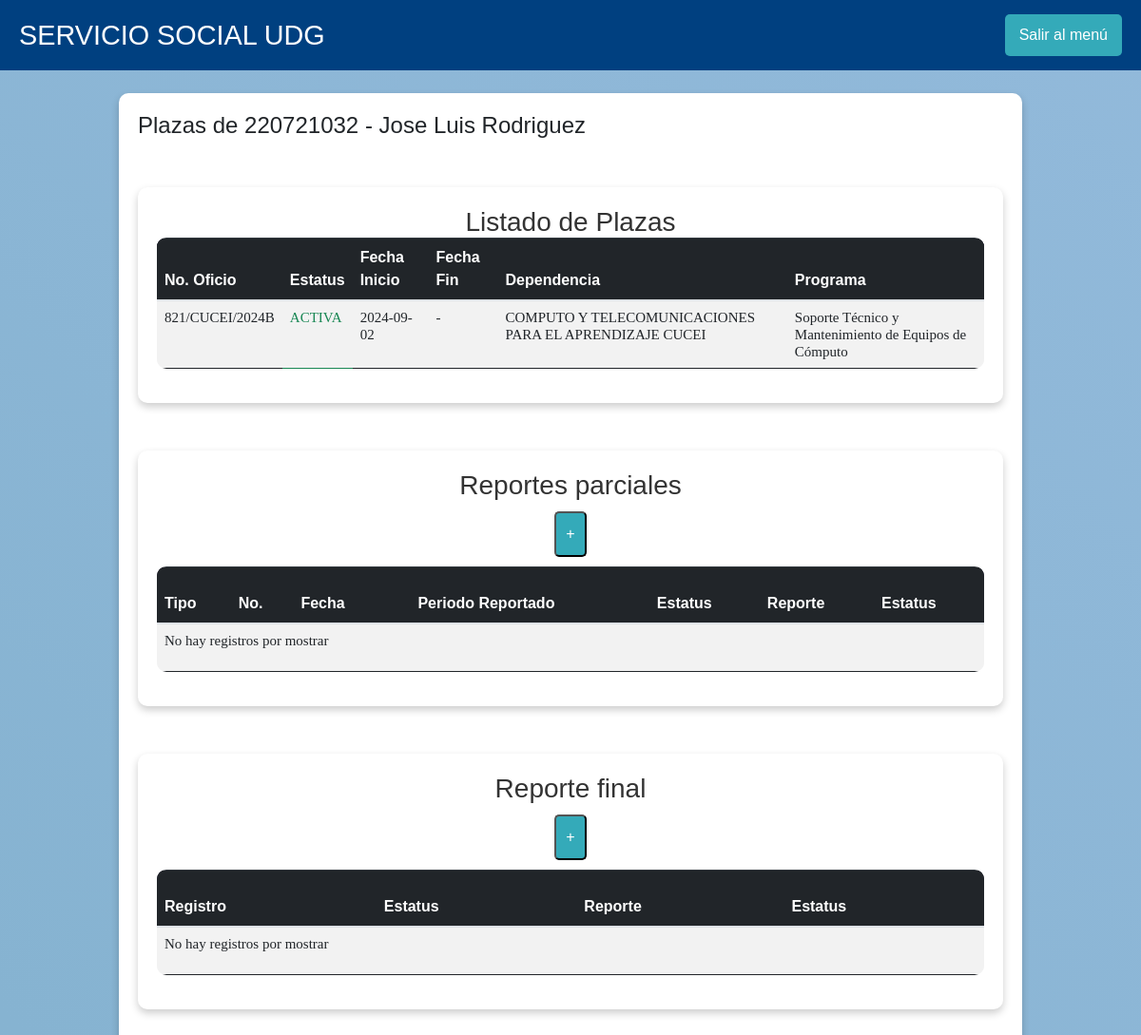
The app's page /src/listado_plazas.php (signed in) with its own data.
### tables this page shows
CREATE TABLE IF NOT EXISTS `alumno` (
  `codigoAlumno` int NOT NULL,
  `nombreAlumno` varchar(50) NOT NULL,
  `curp` varchar(50) NOT NULL,
  `domicilio` varchar(50) NOT NULL,
  `fechaNac` date NOT NULL,
  `colonia` varchar(50) NOT NULL,
  `codigoPostal` int NOT NULL,
  `pais` varchar(50) NOT NULL,
  `estado` varchar(50) NOT NULL,
  `ciudad` varchar(50) NOT NULL,
  `correoAlumno` varchar(50) NOT NULL,
  `telefono` varchar(15) NOT NULL,
  `trabajoBool` tinyint(1) NOT NULL,
  `empresa` varchar(50) NOT NULL DEFAULT 'NA',
  `IdUsuario` int NOT NULL,
  PRIMARY KEY (`codigoAlumno`),
  KEY `fk_alumnos_usuarios` (`IdUsuario`)
);

CREATE TABLE IF NOT EXISTS `plazas` (
  `id_plaza` int NOT NULL AUTO_INCREMENT,
  `id_alumno` int DEFAULT NULL,
  `numero_oficio` varchar(50) NOT NULL,
  `estatus` enum('ACTIVA','INACTIVA') NOT NULL,
  `fecha_inicio` date NOT NULL,
  `fecha_fin` date DEFAULT NULL,
  `dependencia` varchar(255) NOT NULL,
  `programa` varchar(255) NOT NULL,
  PRIMARY KEY (`id_plaza`),
  KEY `id_alumno` (`id_alumno`)
);

### src/listado_plazas.php (the view, shortened to what this page needs)
<?php
$IdUsuario = $_SESSION['id_usuario'];
$conn = OpenCon();
$sql = "SELECT codigoAlumno, nombreAlumno FROM alumno WHERE IdUsuario = ?";
$stmt = $conn->prepare($sql);
$stmt->bind_param("i", $IdUsuario);
$stmt->execute();
$result = $stmt->get_result();
$alumno = $result->fetch_assoc() ?: [];
$sqlPlazas = "SELECT numero_oficio, estatus, fecha_inicio, fecha_fin, dependencia, programa FROM plazas WHERE id_alumno = ?";
$stmt = $conn->prepare($sqlPlazas);
$stmt->bind_param("i", $IdUsuario);
$stmt->execute();
$result = $stmt->get_result();
$plazas = [];
if ($result->num_rows > 0) {
    while ($row = $result->fetch_assoc()) {
        $plazas[] = $row;
    }
}
?>
<!DOCTYPE html>
<html lang="es">
<head>
    <link rel="stylesheet" href="../css/bootstrap.css">
    <link rel="stylesheet" href="../css/main.css">
    <link href="https://cdn.jsdelivr.net/npm/bootstrap@5.3.0/dist/css/bootstrap.min.css" rel="stylesheet">
</head>
<body>
    <div class="header">
        <h1>SERVICIO SOCIAL UDG</h1>
        <a href="cart.php" class="logout-button">Salir al menú</a>
    </div>
    <div class="container mt-4">
        <h4 class="text-left mb-4">
            Plazas de <?php echo htmlspecialchars($alumno['codigoAlumno'] . " - " . $alumno['nombreAlumno']); ?>
        </h4>
        <div class="container">
            <h3 class="text-center mb-4">Listado de Plazas</h3>
            <div class="table-responsive">
            <table class="table table-striped table-hover">
                <thead class="table-dark">
                <tr>
                    <th>No. Oficio</th>
                    <th>Estatus</th>
                    <th>Fecha Inicio</th>
                    <th>Fecha Fin</th>
                    <th>Dependencia</th>
                    <th>Programa</th>
                </tr>
                </thead>
                <tbody>
                <?php if (!empty($plazas)): ?>
                    <?php foreach ($plazas as $plaza): ?>
                    <tr>
                        <td><?php echo htmlspecialchars($plaza['numero_oficio']); ?></td>
                        <td class="<?php echo $plaza['estatus'] === 'ACTIVA' ? 'text-success' : 'text-danger'; ?>">
                        <?php echo htmlspecialchars($plaza['estatus']); ?>
                        </td>
                        <td><?php echo htmlspecialchars($plaza['fecha_inicio']); ?></td>
                        <td><?php echo htmlspecialchars($plaza['fecha_fin'] ?: '-'); ?></td>
                        <td><?php echo htmlspecialchars($plaza['dependencia']); ?></td>
                        <td><?php echo htmlspecialchars($plaza['programa']); ?></td>
                    </tr>
                    <?php endforeach; ?>
                <?php else: ?>
                    <tr>
                    <td colspan="7">No hay plazas activas para mostrar</td>
                    </tr>
                <?php endif; ?>
                </tbody>
            </table>
            </div>
        </div>
        <div class="container">
            <h3 class="text-center mb-4">Reportes parciales</h3>
            <button class="btn-download" data-bs-toggle="modal" data-bs-target="#reporteParcialModal">+</button>
            <div class="table-responsive">
                <table class="table table-striped table-hover">
                    <thead class="table-dark">
                        <tr>
                            <th>Tipo</th>
                            <th>No.</th>
                            <th>Fecha</th>
                            <th></th>
                            <th>Periodo Reportado</th>
                            <th>Estatus</th>
                            <th>Reporte</th>
                            <th>Estatus</th>
                        </tr>
                    </thead>
                    <tbody>
                        <tr>
                            <td colspan="8">No hay registros por mostrar</td>
                        </tr>
                    </tbody>
                </table>
            </div>
        </div>
        <div class="container">
            <h3 class="text-center mb-4">Reporte final</h3>
            <button class="btn-download" data-bs-toggle="modal" data-bs-target="#reporteFinalModal">+</button>
            <div class="table-responsive">
                <table class="table table-striped table-hover">
                    <thead class="table-dark">
                        <tr>
                            <th>Registro</th>
                            <th>Estatus</th>
                            <th>Reporte</th>
                            <th>Estatus</th>
                        </tr>
                    </thead>
                    <tbody>
                        <tr>
                            <td colspan="4">No hay registros por mostrar</td>
                        </tr>
                    </tbody>
                </table>
            </div>
        </div>
    </div>
</body>
</html>

### css/main.css (style rules this page uses)
body { color: #777777; font-family: "Poppins", sans-serif; font-size: 14px; font-weight: 300; line-height: 1.625em; position: relative; }
a { -webkit-transition: all 0.3s ease 0s; -moz-transition: all 0.3s ease 0s; -o-transition: all 0.3s ease 0s; transition: all 0.3s ease 0s; }
a, a:focus, a:hover { text-decoration: none; outline: 0; }
h1, h2, h3, h4, h5, h6 { font-family: "Poppins", sans-serif; color: #222222; line-height: 1.2em !important; margin-bottom: 0; margin-top: 0; font-weight: 600; }
h1, .h1 { font-size: 36px; }
h3, .h3 { font-size: 24px; }
h4, .h4 { font-size: 18px; }
td, th { border-radius: 0px; }
.text-center { text-align: center; }
.text-left { text-align: left; }
h1 { font-size: 36px; }
h3 { font-size: 24px; }
h4 { font-size: 18px; }
h1, h2, h3, h4, h5, h6 { line-height: 1.5em; }
.header h1 { color: #fff; }
table { border-spacing: 1; border-collapse: collapse; background: white; border-radius: 10px; overflow: hidden; width: 100%; margin: 0 auto; position: relative; }
table * { position: relative; }
table td, table th { padding-left: 8px; }
table thead tr { height: 60px; background: #36304a; }
table tbody tr { height: 50px; }
table tbody tr:last-child { border: 0; }
table td, table th { text-align: left; }
tbody tr { font-family: OpenSans-Regular; font-size: 15px; color: #808080; line-height: 1.2; font-weight: unset; }

### src/listado_plazas.php (style rules this page uses)
body { font-family: Arial, sans-serif; margin: 0; padding: 0; height: 100vh; background: linear-gradient(45deg, #a2c2e7, #86b3d1, #a2c2e7, #86b3d1); background-size: 800% 800%; animation: gradientAnimation 2s ease infinite; }
.header { display: flex; justify-content: space-between; align-items: center; background-color: #004080; color: white; padding: 15px 20px; font-family: Arial, sans-serif; }
.header h1 { margin: 0; font-size: 1.8rem; }
.logout-button { background-color:rgb(52, 170, 185); color: white; padding: 10px 15px; text-decoration: none; border-radius: 5px; font-size: 1rem; }
.container { max-width: 950px; margin: 50px auto; background: white; padding: 20px; border-radius: 10px; box-shadow: 0 4px 8px rgba(0, 0, 0, 0.2); text-align: center; }
.container h3 { color: #333; margin: 0px auto; margin-bottom: 0rem !important; }
.btn-download, .btn-back { display: inline-block; background-color:rgb(52, 170, 185); color: white; padding: 10px 10px; text-decoration: none; border-radius: 5px; transition: background-color 0.3s; margin: 10px auto; }

### records on screen
alumno: codigoAlumno+nombreAlumno "220721032 - Jose Luis Rodriguez"
plazas: numero_oficio "821/CUCEI/2024B", estatus "ACTIVA", fecha_inicio "2024-09-02", fecha_fin "-", dependencia "COMPUTO Y TELECOMUNICACIONES PARA EL APRENDIZAJE CUCEI", programa "Soporte Técnico y Mantenimiento de Equipos de Cómputo"
